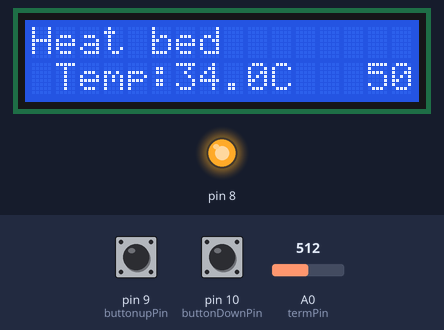
Bench run of a sketch on a simulated Arduino Uno, built with avr-gcc and run on an emulated ATmega328P. Shown: 16×2 character LCD, output pins drawn as LEDs (lit = HIGH). Inputs (shaded band) come from the test bench; at power-on: pin 10 (buttonDownPin) HIGH, A0 (termPin) = 512, pin 9 (buttonupPin) HIGH.

Above: at 1.4 s.
1.5 s: pin 10 (buttonDownPin) pulled LOW for 3.2 s
At 5.5 s:
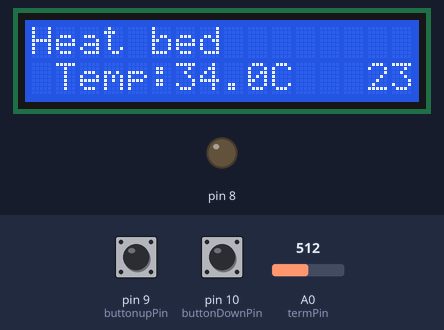
6.2 s: pin 10 (buttonDownPin) pulled LOW for 3.2 s
At 7.86 s:
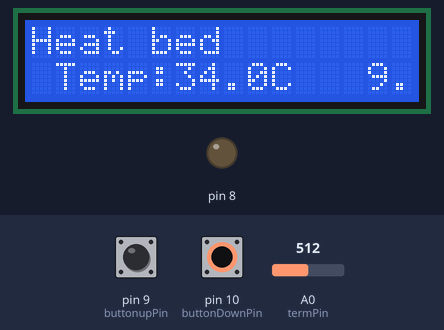
10.9 s: A0 (termPin) set to 716
At 11.5 s:
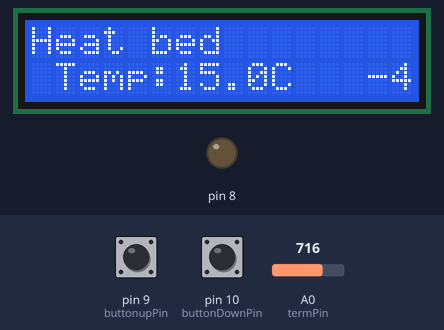
12.4 s: pin 9 (buttonupPin) pulled LOW for 3.2 s
At 16.0 s:
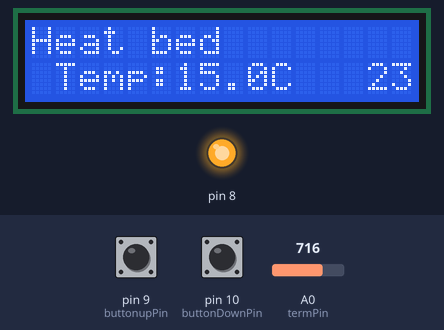
18.6 s: pin 9 (buttonupPin) pulled LOW for 0.15 s
At 19.9 s:
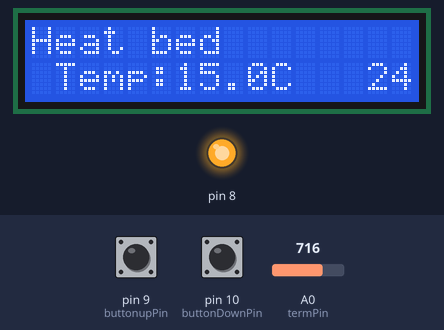
20.2 s: A0 (termPin) set to 900
At 21.6 s:
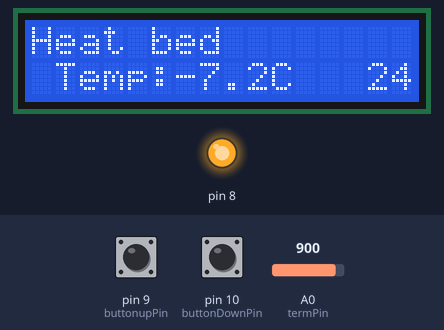
Timing chart, 0 to 22.7 s (numbered marks = the images above; inputs shaded):
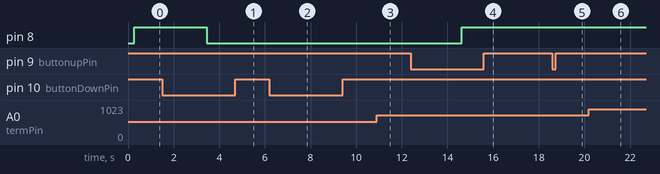

Measured:
- after the input at 1.5 s, pin 8: HIGH → LOW after 2.0 s; the display: first changes after 0.07 s (image 1 shows a later state)
- after the input at 6.2 s, the display: first changes after 0.08 s (image 2 shows a later state)
- after the input at 10.9 s, the display: changes after 0.06 s (image 3)
- after the input at 12.4 s, pin 8: LOW → HIGH after 2.2 s; the display: first changes after 0.10 s (image 4 shows a later state)
- after the input at 18.6 s, the display: changes after 0.13 s (image 5)
- after the input at 20.2 s, the display: changes after 0.05 s (image 6)

The sketch:

thermistor_and_lcd.ino
```cpp
#include <LiquidCrystal.h>

float current;

int termPin = 0;   // The analog pin to which the thermistor is connected is A0

int termNom = 100000; // Thermistor reference resistance

int refTemp = 25;   // Temperature for reference resistance

int beta = 3950;   // Beta factor

int resistance = 110000; // value of resistance in series in the circuit


const int rs = 12, en = 11, d4 = 5, d5 = 4, d6 = 3, d7 = 2;
LiquidCrystal lcd(rs, en, d4, d5, d6, d7);

// Temperature thresholds
float targetTemperature = 50.0; // Initial target temperature in °C
const float tolerance= 0.5;

const int buttonupPin = 9; // Button to increase target temperature
const int buttonDownPin = 10; // Button to decrease target temperature


void setup() {


pinMode (8, OUTPUT);


Serial.begin(9600);

 // set up the LCD's number of columns and rows:
  lcd.begin(16, 2);

 Serial.begin(9600);

 analogReference(EXTERNAL);

 lcd.print("Heat bed");

 lcd.display();
  delay(200);

 lcd.setCursor(2, 1);
 lcd.display();

pinMode(buttonupPin,INPUT_PULLUP);
pinMode(buttonDownPin,INPUT_PULLUP);

}


void loop() {

//button state
  int buttonupState = digitalRead(buttonupPin);
  int buttonDownState = digitalRead(buttonDownPin);
  // Check button states
  if (buttonupState ==LOW){
    targetTemperature += 1;
    delay(0);
  }
 if (buttonDownState ==LOW){
    targetTemperature -= 1;
    delay(0);
 }

 //measuring the voltage on the thermistor

 current = analogRead(termPin);


 // Convert the measured value to the thermistor resistance

 current = 1023 / current - 1;

 current = resistance / current;


 //Calculation of temperature according to the relation for the beta factor

 float temperature;

 temperature = current / termNom;     // (R/Ro)

 temperature = log(temperature);       // ln(R/Ro)

 temperature /= beta;          // 1/B * ln(R/Ro)

 temperature += 1.0 / (refTemp + 273.15); // + (1/To)

 temperature = 1.0 / temperature;      // The inverted value

 temperature -= 273.15;         // Convert from Kelvin to degrees Celsius


 lcd.setCursor(1,2);

 lcd.print("TEMP control");

 lcd.setCursor(0,1);


 lcd.setCursor(1,1);

 lcd.print("Temp:");

 lcd.setCursor(6,1);

 lcd.print(temperature,1);

 lcd.print("C");

 lcd.print("   ");

 //delay of LCD print
delay(10);

lcd.print(targetTemperature);

if (temperature < targetTemperature + tolerance ){ //cold
    digitalWrite(8, HIGH);

    lcd.print(" It's cold. ON ");
  }
else if  (temperature > targetTemperature - tolerance )//cold
   {digitalWrite(8, LOW);

    lcd.print(" It's hot.  OFF");
}
  delay(100);
}
```
